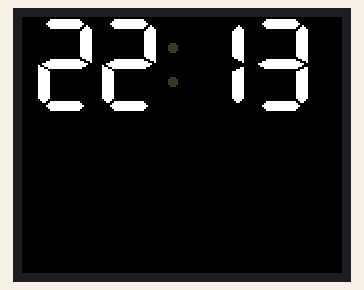
Simulated run of this sketch. Board: ESP32. Shown: 160×128 colour display. Random numbers use the default seed unless the sketch sets one.

Above: at 1.2 s.
At 5.2 s:
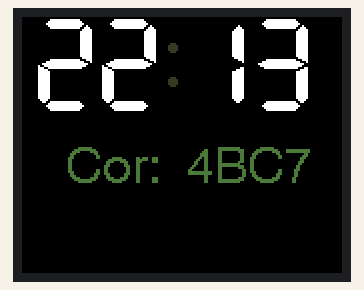
At 10.2 s:
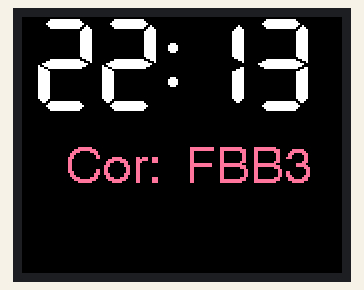
At 19.2 s:
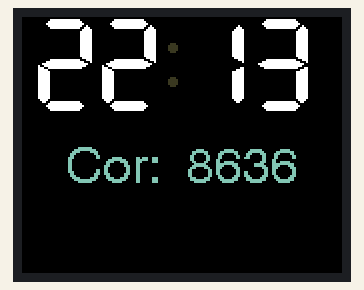
At 29.3 s:
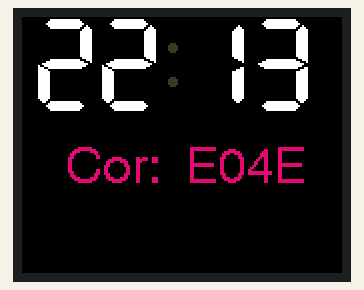
At 38.3 s:
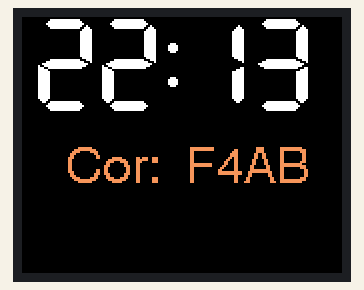

Measured:
- what the display in image 0 shows lasts 1.0 s, from 1.2 s to 2.2 s

The sketch:

RelogioDisplayTFT.ino
```cpp
#include <TFT_eSPI.h> //https://github.com/Bodmer/TFT_eSPI.git versao 2.2.14
#include <SPI.h>

TFT_eSPI tft = TFT_eSPI();

uint32_t targetTime = 0; //para o próximo tempo limite de 1 segundo

byte omm = 99;
boolean initial = 1;
byte xcolon = 0;
unsigned int colour = 0;

static uint8_t conv2d(const char* p) {
  uint8_t v = 0;
  if ('0' <= *p && *p <= '9')
    v = *p - '0';
  return 10 * v + *++p - '0';
}

uint8_t hh=conv2d(__TIME__), mm=conv2d(__TIME__+3), ss=conv2d(__TIME__+6); //Obtem H, M, S da compilação do tempo

void setup(void) {
  tft.init();
  tft.setRotation(1);
  tft.fillScreen(TFT_BLACK);

  tft.setTextColor(TFT_YELLOW, TFT_BLACK); //Nota: as novas fontes não desenham a cor de fundo

  targetTime = millis() + 1000;
}

void loop() {
  if (targetTime < millis()) {
    targetTime = millis()+1000;
    ss++;              //Avança segundo
    if (ss==60) {
      ss=0;
      omm = mm;
      mm++;            //Avança minuto
      if(mm>59) {
        mm=0;
        hh++;          //Avança hora
        if (hh>23) {
          hh=0;
        }
      }
    }

    if (ss==0 || initial) {
      initial = 0;
      tft.setTextColor(0xF81F, TFT_BLACK);
      tft.setCursor (52, 52);
      //tft.print(__DATE__); //Isso usa a fonte pequena padrão ADAFruit

      //tft.setTextColor(TFT_BLUE, TFT_BLACK);
      //tft.drawCentreString("It is windy",120,48,2); //Próximo tamanho da fonte 2

      //tft.setTextColor(0xF81F, TFT_BLACK); //Rosa
      //tft.drawCentreString("12.34",80,100,6); //A fonte grande 6 contém apenas caracteres [espaço] 0 1 2 3 4 5 6 7 8 9. : a p m
    }

    //Atualizar hora digital
    byte xpos = 6;
    byte ypos = 0;
    if (omm != mm) { //Apenas redesenhe a cada minuto para minimizar a oscilação
      //Remova o comentário de UMA das próximas 2 linhas, usando a imagem fantasma para demonstrar a sobreposição de texto conforme o tempo passa sobre ela
      tft.setTextColor(0x39C4, TFT_BLACK);  //Deixe uma imagem fantasma de 7 segmentos, comente a próxima linha!
      //tft.setTextColor(TFT_BLACK, TFT_BLACK); //Defina a cor da fonte para preto para limpar a imagem
      //A fonte 7 é para mostrar uma exibição de pseudo 7 segmentos.
      //A fonte 7 contém apenas caracteres [espaço] 0 1 2 3 4 5 6 7 8 9 0:.
      tft.drawString("88:88",xpos,ypos,7); //Substitua o texto para limpá-lo
      tft.setTextColor(TFT_WHITE, TFT_BLACK); //Laranja 0xFBE0
      omm = mm;

      if (hh<10) xpos+= tft.drawChar('0',xpos,ypos,7);
      xpos+= tft.drawNumber(hh,xpos,ypos,7);
      xcolon=xpos;
      xpos+= tft.drawChar(':',xpos,ypos,7);
      if (mm<10) xpos+= tft.drawChar('0',xpos,ypos,7);
      tft.drawNumber(mm,xpos,ypos,7);
    }

    if (ss%2) { // Flash the colon
      tft.setTextColor(0x39C4, TFT_BLACK);
      xpos+= tft.drawChar(':',xcolon,ypos,7);
      tft.setTextColor(TFT_WHITE, TFT_BLACK);
    }
    else {
      tft.drawChar(':',xcolon,ypos,7);
      colour = random(0xFFFF);
      //Apague o texto antigo com um retângulo, a desvantagem desse método é o aumento da cintilação da tela
      tft.fillRect (0, 64, 160, 20, TFT_BLACK);
      tft.setTextColor(colour);
      tft.drawRightString("Cor: ",75,64,4); //Desenho de string justificado à direita na posição x 75
      String scolour = String(colour,HEX);
      scolour.toUpperCase();
      char buffer[20];
      scolour.toCharArray(buffer,20);
      tft.drawString(buffer,82,64,4);
    }
  }
}
```
